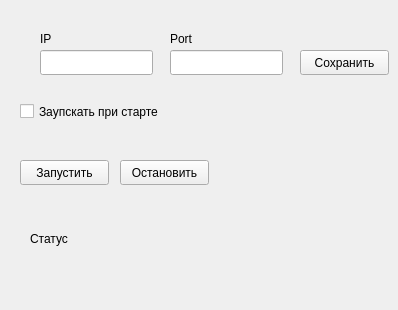
         <widget class="QWidget" name="tabApi">
          <attribute name="title">
           <string>API</string>
          </attribute>
          <widget class="QLineEdit" name="ipEdit">
           <property name="geometry">
            <rect>
             <x>40</x>
             <y>50</y>
             <width>113</width>
             <height>25</height>
            </rect>
           </property>
          </widget>
          <widget class="QLineEdit" name="portEdit">
           <property name="geometry">
            <rect>
             <x>170</x>
             <y>50</y>
             <width>113</width>
             <height>25</height>
            </rect>
           </property>
          </widget>
          <widget class="QPushButton" name="pushButtonApiSave">
           <property name="geometry">
            <rect>
             <x>300</x>
             <y>50</y>
             <width>89</width>
             <height>25</height>
            </rect>
           </property>
           <property name="text">
            <string>Сохранить</string>
           </property>
          </widget>
          <widget class="QLabel" name="label_6">
           <property name="geometry">
            <rect>
             <x>40</x>
             <y>30</y>
             <width>67</width>
             <height>17</height>
            </rect>
           </property>
           <property name="text">
            <string>IP</string>
           </property>
          </widget>
          <widget class="QLabel" name="label_10">
           <property name="geometry">
            <rect>
             <x>170</x>
             <y>30</y>
             <width>67</width>
             <height>17</height>
            </rect>
           </property>
           <property name="text">
            <string>Port</string>
           </property>
          </widget>
          <widget class="QPushButton" name="pushButtonApiStart">
           <property name="geometry">
            <rect>
             <x>20</x>
             <y>160</y>
             <width>89</width>
             <height>25</height>
            </rect>
           </property>
           <property name="text">
            <string>Запустить</string>
           </property>
          </widget>
          <widget class="QPushButton" name="pushButtonApiStop">
           <property name="geometry">
            <rect>
             <x>120</x>
             <y>160</y>
             <width>89</width>
             <height>25</height>
            </rect>
           </property>
           <property name="text">
            <string>Остановить</string>
           </property>
          </widget>
          <widget class="QLabel" name="label_12">
           <property name="geometry">
            <rect>
             <x>30</x>
             <y>230</y>
             <width>67</width>
             <height>17</height>
            </rect>
           </property>
           <property name="text">
            <string>Статус</string>
           </property>
          </widget>
          <widget class="QLabel" name="labelApiRun">
           <property name="geometry">
            <rect>
             <x>10</x>
             <y>260</y>
             <width>161</width>
             <height>41</height>
            </rect>
           </property>
           <property name="text">
            <string/>
           </property>
          </widget>
          <widget class="QCheckBox" name="checkApiReq">
           <property name="geometry">
            <rect>
             <x>20</x>
             <y>100</y>
             <width>181</width>
             <height>23</height>
            </rect>
           </property>
           <property name="text">
            <string>Заупскать при старте</string>
           </property>
          </widget>
         </widget>
